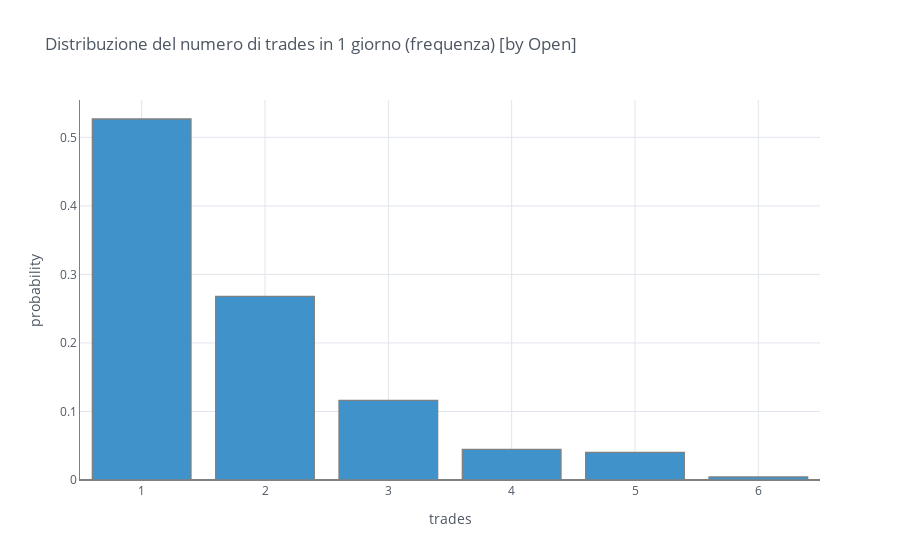

The notebook cell saved with this chart:
### Markdown cell above
### Per questi prossimi grafici non è necessario analizzare la differenza fra le due versioni

### Code cell
df = df_100.copy().groupby(pd.Grouper(freq='D')).count()
df = df[df!=0].dropna(how='all')
df['result'].iplot(kind='hist', histnorm='probability', colors=cf_colors, opacity=1, xTitle='trades',
                   title='Distribuzione del numero di trades in 1 giorno (frequenza) [by Open]',
                   yTitle='probability', bargroupgap=0.2, linecolor='grey', zerolinecolor='grey')

### Figure 1 — Plotly figure (JSON) as saved in the notebook; plotly's stock layout.template omitted (floating-point values rounded to 4 significant figures; data arrays with more than 128 entries replaced by an {"elided": "..."} marker saying what was removed)
{"data": [{"histfunc": "count", "histnorm": "probability", "marker": {"color": "rgba(63, 147, 202, 1.0)", "line": {"color": "#808080", "width": 1.3}}, "name": "result", "opacity": 1, "orientation": "v", "type": "histogram", "x": {"elided": "224 float values"}}], "layout": {"bargroupgap": 0.2, "barmode": "overlay", "legend": {"bgcolor": "#FFFFFF", "font": {"color": "#4D5663"}}, "paper_bgcolor": "#FFFFFF", "plot_bgcolor": "#FFFFFF", "title": {"font": {"color": "#4D5663"}, "text": "Distribuzione del numero di trades in 1 giorno (frequenza) [by Open]"}, "xaxis": {"gridcolor": "#E1E5ED", "linecolor": "grey", "showgrid": true, "tickfont": {"color": "#4D5663"}, "title": {"font": {"color": "#4D5663"}, "text": "trades"}, "zerolinecolor": "grey"}, "yaxis": {"gridcolor": "#E1E5ED", "linecolor": "grey", "showgrid": true, "tickfont": {"color": "#4D5663"}, "title": {"font": {"color": "#4D5663"}, "text": "probability"}, "zerolinecolor": "grey"}}}
